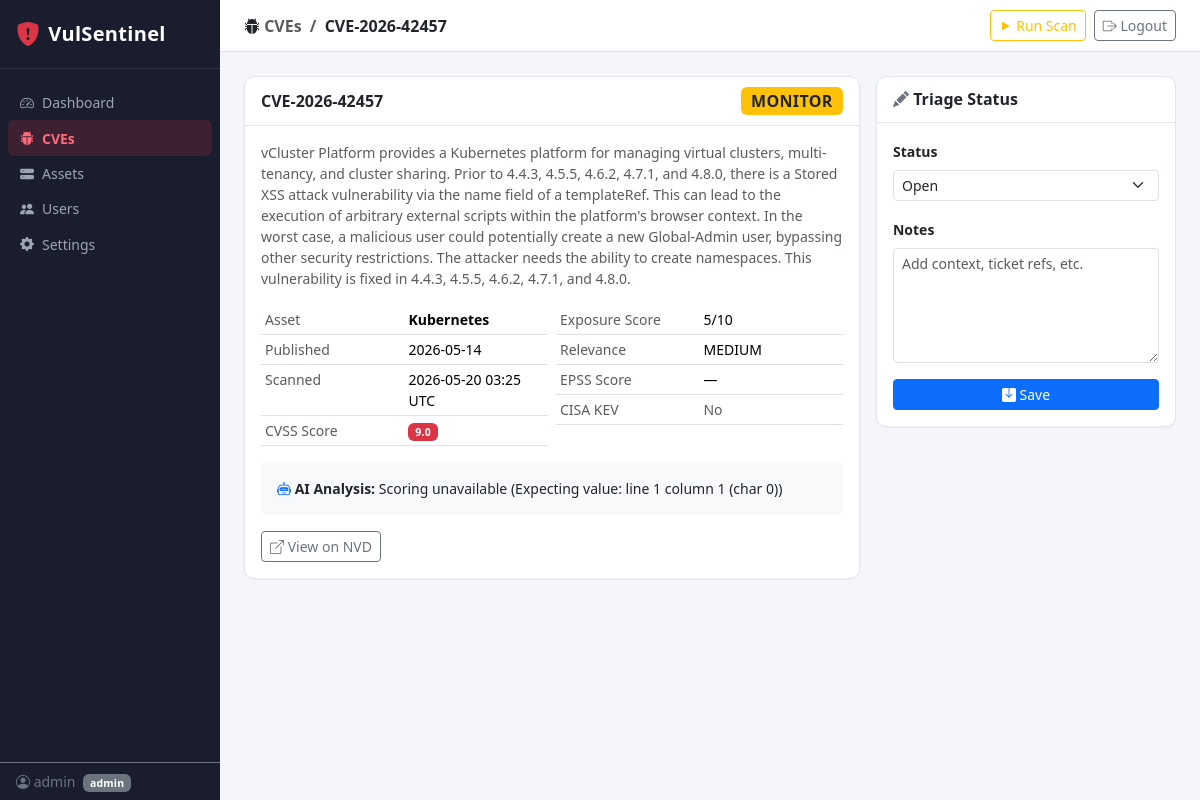
The page /cves/1 (signed in) on the database its author committed.
### tables this page shows
CREATE TABLE users (
                id INTEGER PRIMARY KEY AUTOINCREMENT,
                username TEXT UNIQUE NOT NULL,
                email TEXT UNIQUE NOT NULL,
                password_hash TEXT NOT NULL,
                role TEXT NOT NULL DEFAULT 'viewer',
                created_at TEXT NOT NULL DEFAULT (datetime('now'))
            );

CREATE TABLE cves (
                id INTEGER PRIMARY KEY AUTOINCREMENT,
                cve_id TEXT NOT NULL,
                asset_id INTEGER NOT NULL REFERENCES assets(id) ON DELETE CASCADE,
                published TEXT,
                cvss_score REAL,
                description TEXT,
                nvd_url TEXT,
                exposure_score INTEGER,
                telco_cnf_relevance TEXT,
                recommended_action TEXT DEFAULT 'MONITOR',
                reason TEXT,
                in_kev INTEGER DEFAULT 0,
                epss_score REAL,
                status TEXT NOT NULL DEFAULT 'open',
                notes TEXT DEFAULT '',
                scanned_at TEXT NOT NULL DEFAULT (datetime('now')),
                UNIQUE(cve_id, asset_id)
            );

CREATE TABLE assets (
                id INTEGER PRIMARY KEY AUTOINCREMENT,
                name TEXT NOT NULL,
                keyword TEXT NOT NULL,
                description TEXT DEFAULT '',
                active INTEGER NOT NULL DEFAULT 1,
                created_at TEXT NOT NULL DEFAULT (datetime('now'))
            );

### web/routes/cves.py (the view)
@router.get("/cves/{cve_db_id}", response_class=HTMLResponse)
def cve_detail(cve_db_id: int, request: Request):
    user = get_session_user(request)
    if not user:
        return RedirectResponse("/login", status_code=303)
    with get_db() as conn:
        row = conn.execute(
            "SELECT c.*, a.name as asset_name FROM cves c JOIN assets a ON a.id = c.asset_id WHERE c.id = ?",
            (cve_db_id,),
        ).fetchone()
    if not row:
        return RedirectResponse("/cves", status_code=303)
    return templates.TemplateResponse(request, "cve_detail.html", {
        "user": user,
        "active_page": "cves",
        "cve": dict(row),
        "valid_statuses": list(VALID_STATUSES),
        "msg": request.query_params.get("msg"),
    })

### web/templates/cve_detail.html (shortened to what this page needs)
{% extends "base.html" %}
{% block page_title %}
  <i class="bi bi-bug-fill"></i>
  <a href="/cves" class="text-decoration-none text-muted">CVEs</a>
  <span class="text-muted mx-1">/</span>
  {{ cve.cve_id }}
{% endblock %}
{% block content %}
<div class="row g-3">
  <div class="col-md-8">
    <div class="card mb-3">
      <div class="card-header d-flex justify-content-between align-items-center fw-semibold">
        <span>{{ cve.cve_id }}</span>
        <div class="d-flex gap-2">
          {% if cve.recommended_action == 'PATCH NOW' %}
          <span class="badge bg-danger fs-6">PATCH NOW</span>
          {% elif cve.recommended_action == 'MONITOR' %}
          <span class="badge bg-warning text-dark fs-6">MONITOR</span>
          {% else %}
          <span class="badge bg-success fs-6">LOW PRIORITY</span>
          {% endif %}
        </div>
      </div>
      <div class="card-body">
        <p class="text-muted small mb-3">{{ cve.description or 'No description available.' }}</p>
        <div class="row g-2">
          <div class="col-sm-6">
            <table class="table table-sm small mb-0">
              <tr><td class="text-muted w-50">Asset</td><td class="fw-semibold">{{ cve.asset_name }}</td></tr>
              <tr><td class="text-muted">Published</td><td>{{ cve.published or '—' }}</td></tr>
              <tr><td class="text-muted">Scanned</td><td>{{ cve.scanned_at[:16] | replace('T',' ') }} UTC</td></tr>
              <tr>
                <td class="text-muted">CVSS Score</td>
                <td>
                  {% if cve.cvss_score %}
                  <span class="badge {% if cve.cvss_score >= 9 %}bg-danger{% elif cve.cvss_score >= 7 %}bg-warning text-dark{% elif cve.cvss_score >= 4 %}bg-info text-dark{% else %}bg-success{% endif %}">
                    {{ "%.1f" | format(cve.cvss_score) }}
                  </span>
                  {% else %}N/A{% endif %}
                </td>
              </tr>
            </table>
          </div>
          <div class="col-sm-6">
            <table class="table table-sm small mb-0">
              <tr><td class="text-muted w-50">Exposure Score</td><td>{{ cve.exposure_score or '—' }}/10</td></tr>
              <tr><td class="text-muted">Relevance</td><td>{{ cve.telco_cnf_relevance or '—' }}</td></tr>
              <tr>
                <td class="text-muted">EPSS Score</td>
                <td>{{ "%.3f" | format(cve.epss_score) if cve.epss_score else '—' }}</td>
              </tr>
              <tr>
                <td class="text-muted">CISA KEV</td>
                <td>
                  {% if cve.in_kev %}
                  <span class="badge bg-danger"><i class="bi bi-exclamation-octagon-fill"></i> YES</span>
                  {% else %}
                  <span class="text-muted">No</span>
                  {% endif %}
                </td>
              </tr>
            </table>
          </div>
        </div>
        {% if cve.reason %}
        <div class="mt-3 p-3 bg-light rounded small">
          <strong><i class="bi bi-robot text-primary"></i> AI Analysis:</strong>
          {{ cve.reason }}
        </div>
        {% endif %}
        {% if cve.nvd_url %}
        <div class="mt-3">
          <a href="{{ cve.nvd_url }}" target="_blank" rel="noopener" class="btn btn-sm btn-outline-secondary">
            <i class="bi bi-box-arrow-up-right"></i> View on NVD
          </a>
        </div>
        {% endif %}
      </div>
    </div>
  </div>
  <div class="col-md-4">
    <div class="card">
      <div class="card-header fw-semibold">
        <i class="bi bi-pencil-fill text-secondary"></i> Triage Status
      </div>
      <div class="card-body">
        {% if user.role == 'admin' %}
        <form method="post" action="/cves/{{ cve.id }}/update">
          <div class="mb-3">
            <label class="form-label small fw-semibold">Status</label>
            <select name="status" class="form-select form-select-sm">
              <option value="open" {{ 'selected' if cve.status == 'open' }}>Open</option>
            </select>
          </div>
          <div class="mb-3">
            <label class="form-label small fw-semibold">Notes</label>
            <textarea name="notes" class="form-control form-control-sm" rows="5" placeholder="Add context, ticket refs, etc.">{{ cve.notes or '' }}</textarea>
          </div>
          <button type="submit" class="btn btn-primary btn-sm w-100">
            <i class="bi bi-save-fill"></i> Save
          </button>
        </form>
        {% endif %}
      </div>
    </div>
  </div>
</div>
{% endblock %}

### web/templates/base.html (shortened to what this page needs)
<!DOCTYPE html>
<html lang="en">
<head>
  <link rel="stylesheet" href="https://cdn.jsdelivr.net/npm/bootstrap@5.3.2/dist/css/bootstrap.min.css">
  <link rel="stylesheet" href="https://cdn.jsdelivr.net/npm/bootstrap-icons@1.11.3/font/bootstrap-icons.css">
  <link rel="stylesheet" href="/static/style.css">
</head>
<body>
<div class="wrapper">
  <nav class="sidebar d-flex flex-column">
    <div class="sidebar-brand px-3 py-3 d-flex align-items-center gap-2">
      <i class="bi bi-shield-fill-exclamation text-danger fs-4"></i>
      <span class="fw-bold text-white fs-5">VulSentinel</span>
    </div>
    <hr class="text-secondary my-0">
    <ul class="nav flex-column px-2 py-3 flex-grow-1">
      <li class="nav-item">
        <a class="nav-link sidebar-link {% if active_page == 'dashboard' %}active{% endif %}" href="/dashboard">
          <i class="bi bi-speedometer2"></i> Dashboard
        </a>
      </li>
      <li class="nav-item">
        <a class="nav-link sidebar-link {% if active_page == 'cves' %}active{% endif %}" href="/cves">
          <i class="bi bi-bug-fill"></i> CVEs
        </a>
      </li>
      <li class="nav-item">
        <a class="nav-link sidebar-link {% if active_page == 'assets' %}active{% endif %}" href="/assets">
          <i class="bi bi-hdd-stack-fill"></i> Assets
        </a>
      </li>
      {% if user.role == 'admin' %}
      <li class="nav-item">
        <a class="nav-link sidebar-link {% if active_page == 'users' %}active{% endif %}" href="/users">
          <i class="bi bi-people-fill"></i> Users
        </a>
      </li>
      <li class="nav-item">
        <a class="nav-link sidebar-link {% if active_page == 'settings' %}active{% endif %}" href="/settings">
          <i class="bi bi-gear-fill"></i> Settings
        </a>
      </li>
      {% endif %}
    </ul>
    <div class="px-3 py-2 text-secondary small border-top border-secondary">
      <i class="bi bi-person-circle"></i> {{ user.username }}
      <span class="badge bg-secondary ms-1">{{ user.role }}</span>
    </div>
  </nav>
  <div class="content-wrapper d-flex flex-column">
    <div class="topbar d-flex justify-content-between align-items-center px-4 py-2 border-bottom">
      <div class="fw-semibold text-dark">{% block page_title %}{% endblock %}</div>
      <div class="d-flex align-items-center gap-2">
        {% if user.role == 'admin' %}
        <form method="post" action="/scan/trigger" class="d-inline">
          <button type="submit" class="btn btn-sm btn-outline-warning">
            <i class="bi bi-play-fill"></i> Run Scan
          </button>
        </form>
        {% endif %}
        <a href="/logout" class="btn btn-sm btn-outline-secondary">
          <i class="bi bi-box-arrow-right"></i> Logout
        </a>
      </div>
    </div>
    {% set msg = request.query_params.get('msg') %}
    {% set err = request.query_params.get('error') %}
    <main class="p-4 flex-grow-1">
      {% block content %}{% endblock %}
    </main>
  </div>
</div>
</body>
</html>

### web/static/style.css (style rules this page uses)
body { background: #f4f6f9; }
.wrapper { display: flex; min-height: 100vh; }
.sidebar { width: 220px; min-width: 220px; background: #1a1d2e; color: #cdd3e0; position: sticky; top: 0; height: 100vh; overflow-y: auto; }
.sidebar-brand { letter-spacing: 0.02em; }
.sidebar-link { color: #9da5b4 !important; border-radius: 6px; padding: 0.45rem 0.75rem; display: flex; align-items: center; gap: 0.5rem; font-size: 0.875rem; transition: background 0.15s, color 0.15s; }
.sidebar-link.active { background: rgba(220, 53, 69, 0.18); color: #ff6b7a !important; font-weight: 600; }
.content-wrapper { flex: 1; min-width: 0; background: #f4f6f9; }
.topbar { background: #fff; border-bottom: 1px solid #e3e6ec; min-height: 52px; }
.card { border: 1px solid #e3e6ec; border-radius: 10px; box-shadow: 0 1px 3px rgba(0,0,0,0.04); }
.card-header { background: #fff; border-bottom: 1px solid #e3e6ec; border-radius: 10px 10px 0 0 !important; padding: 0.65rem 1rem; }
.badge { font-weight: 600; letter-spacing: 0.02em; }
a { color: #dc3545; }

### rows shown on the page
users: username "admin", role "admin"
cves: cve_id "CVE-2026-42457", description "vCluster Platform provides a Kubernetes platform for managing virtual clusters, multi-tenancy, and cluster sharing. Prior to 4.4.3, 4.5.5, 4.6.2, 4.7.1, and 4.8.0, there is a Stored XSS attack vulnerability via the name field of a templateRef. This can lead to the execution of arbitrary external scripts within the platform's browser context. In the worst case, a malicious user could potentially create a new Global-Admin user, bypassing other security restrictions. The attacker needs the ability to create namespaces. This vulnerability is fixed in 4.4.3, 4.5.5, 4.6.2, 4.7.1, and 4.8.0.", published "2026-05-14", scanned_at "2026-05-20 03:25", cvss_score "9.0", exposure_score "5", telco_cnf_relevance "MEDIUM", reason "Scoring unavailable (Expecting value: line 1 column 1 (char 0))"
assets: asset_name "Kubernetes"

### other values the page prints
{{ "%.3f" | format(cve.epss_score) if cve.epss_score else '—' }} "—"
